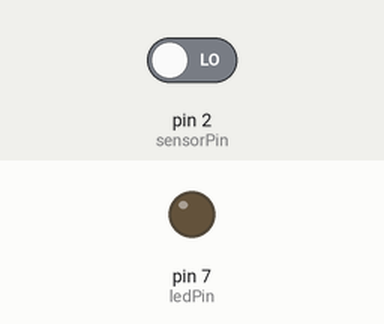
Simulated run of this sketch. Board: Arduino Uno, built with avr-gcc and run on an emulated ATmega328P. On the bench: output pins drawn as LEDs (lit = HIGH). The test bench sets the inputs (shaded band); at power-on: pin 2 (sensorPin) LOW. What the sketch prints to the serial monitor is not drawn.

Above: at 0.1 s.
At 30.6 s:
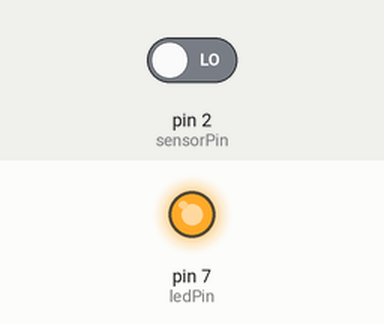
Timing chart, 0 to 32.1 s (numbered marks = the images above):
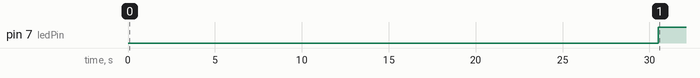

Measured:
- by itself, pin 7 (ledPin): LOW → HIGH at 30.5 s

The sketch:

MotionSense.ino
```cpp
int sensorPin = 2;
int ledPin = 7;

int state = HIGH;
int reading;
int previous = LOW;

long time = 0;
long debounce = 200;

void setup() {
  Serial.begin(9600);
  Serial.println("Calibrating Sensor. Please wait.");
  for(int i = 0; i < 30; i++) {
    Serial.print("|");
    digitalWrite(ledPin,HIGH);
    delay(500);
    digitalWrite(ledPin, LOW);
    delay(500);
  }
  Serial.println("\nCalibration successful.");
  pinMode(sensorPin, INPUT);
  pinMode(ledPin, OUTPUT);
  delay(500);
}

void loop() {
  reading = digitalRead(sensorPin);

  if (reading == HIGH && previous == LOW && millis() - time > debounce) {
    if (state == HIGH) {
      state = LOW;
      Serial.println("LED Off");
    }
    else {
      state = HIGH;
      Serial.println("LED On");
    }

    time = millis();
  }

  digitalWrite(ledPin, state);

  previous = reading;
}
```
